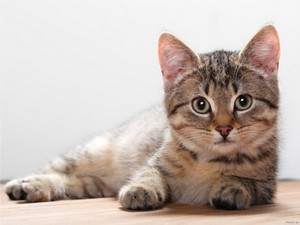
//> input picture pic/cat.jpg, 300 x 225 px
$ ./detect_hor_ver   (built with g++ and OpenCV 4)
//> lines starting //> are read from the running program, lines starting //| are printed output that depends on the picture; after the words box and inside, x2 and y2 are one past the last pixel; in counts of white or black regions, pixels touching at a corner belong together
#include <iostream>
#include <opencv2/opencv.hpp>
#include <opencv2\imgproc\types_c.h>
using namespace std;
using namespace cv;

int main(int argc, char const *argv[])
{
    /* code */
     Mat image;
     const char* filename = argc >=2 ? argv[1] : "./pic/cat.jpg";
    image=imread(filename);
//> image is the input picture: 225 rows x 300 cols, CV_8UC3; mean B, G, R 177.2, 184.4, 197.4
    imshow("Original image",image);

    Mat grayImage;
    if(image.channels()==3) cvtColor(image,grayImage,CV_BGR2GRAY);
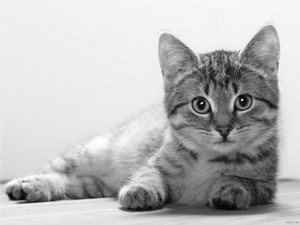
//> grayImage: 225 rows x 300 cols, CV_8UC1; min 1, max 255, mean 187.5
    else grayImage=image;
    imshow("grayImage",grayImage);

    Mat bw;

    //自适应阈值
    // 根据图像不同区域亮度分布，计算其局部阈值，所以对于图像不同区域，能够自适应计算不同的阈值，因此被称为自适应阈值法。(其实就是局部阈值法)
    // Apply adaptiveThreshold at the bitwise_not of gray, notice the ~ symbol
    adaptiveThreshold(~grayImage,bw,255,CV_ADAPTIVE_THRESH_MEAN_C,THRESH_BINARY,15,-2);
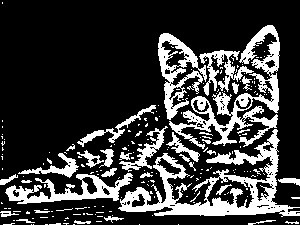
//> bw: 225 rows x 300 cols, CV_8UC1; 22.7% white; 205 white regions (171 under 20 px), largest, box (x1, y1, x2, y2) and area: (118, 129, 300, 217) 4544, (169, 25, 280, 149) 3380, (158, 33, 207, 120) 1539

    imshow("binary",bw);

     // Create the images that will use to extract the horizontal and vertical lines
    Mat horizontal = bw.clone();
    Mat vertical = bw.clone();

    // Specify size on horizontal axis
    int horizontalsize = horizontal.cols / 30;
//> horizontalsize = 10
     // Create structure element for extracting horizontal lines through morphology operations
    // 第一个参数：矩形——MORPH_RECT，交叉形——MORPH_CROSS，椭圆形——MORPH_ELLIPSE
    // 第二个参数：卷积核的尺寸
    // 第三个参数：锚点的位置，默认值Point(-1, -1)，表示锚点位于中心点
    Mat horizontalStructure = getStructuringElement(MORPH_RECT, Size(horizontalsize,1));
//> horizontalStructure = [1, 1, 1, 1, 1, 1, 1, 1, 1, 1]

    erode(horizontal,horizontal,horizontalStructure,Point(-1,-1));
    dilate(horizontal,horizontal,horizontalStructure,Point(-1,-1));
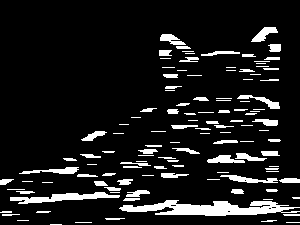
//> horizontal: 225 rows x 300 cols, CV_8UC1; 10.6% white; 120 white regions (49 under 20 px), largest, box (x1, y1, x2, y2) and area: (119, 200, 300, 216) 1642, (10, 192, 120, 204) 596, (220, 175, 278, 183) 228

    // Show extracted horizontal lines
    imshow("horizontal", horizontal);

    // Specify size on vertical axis
    int verticalsize = vertical.rows / 30;
//> verticalsize = 7
    // Create structure element for extracting vertical lines through morphology operations
    Mat verticalStructure = getStructuringElement(MORPH_RECT, Size( 1,verticalsize));
//> verticalStructure = [1, 1, 1, 1, 1, 1, 1]
    // Apply morphology operations
    erode(vertical, vertical, verticalStructure, Point(-1, -1));
    dilate(vertical, vertical, verticalStructure, Point(-1, -1));
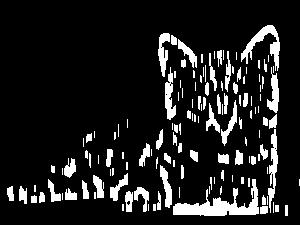
//> vertical: 225 rows x 300 cols, CV_8UC1; 12.4% white; 136 white regions (68 under 20 px), largest, box (x1, y1, x2, y2) and area: (173, 179, 259, 216) 1197, (241, 25, 280, 71) 568, (268, 129, 278, 213) 393
    // Show extracted vertical lines
    imshow("vertical", vertical);

    // Inverse vertical image
    bitwise_not(vertical, vertical);
    imshow("vertical_bit", vertical);

    // Extract edges and smooth image according to the logic
    // 1. extract edges
    // 2. dilate(edges)
    // 3. src.copyTo(smooth)
    // 4. blur smooth img
    // 5. smooth.copyTo(src, edges)

    //step1:
    Mat edges;
    // 当block很小时，如block_size=3 or 5 or 7时，“自适应”的程度很高，即容易出现block里面的像素值都差不多，
    // 这样便无法二值化，而只能在边缘等梯度大的地方实现二值化，结果显得它是边缘提取函数
    adaptiveThreshold(vertical,edges,255,CV_ADAPTIVE_THRESH_MEAN_C,THRESH_BINARY,3,-2);
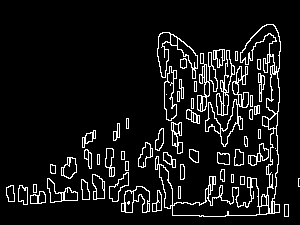
//> edges: 225 rows x 300 cols, CV_8UC1; 8.6% white in thin lines or dots, all inside (x1, y1, x2, y2) = (6, 24, 300, 217)
    imshow("edges",edges);

    //step2:
    Mat kernal=Mat::ones(2,2,CV_8UC1);
    dilate(edges,edges,kernal);
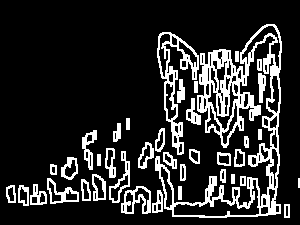
//> edges: 225 rows x 300 cols, CV_8UC1; 16.7% white; 39 white regions, largest, box (x1, y1, x2, y2) and area: (155, 24, 282, 218) 5566, (157, 32, 199, 155) 1239, (121, 186, 151, 214) 382
    imshow("dilate",edges);

    // Step 3
    //将vertical平滑处理一下，再和边缘叠加
    Mat smooth;
    vertical.copyTo(smooth);
    // Step 4
    blur(smooth, smooth, Size(2, 2));
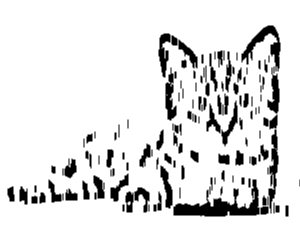
//> smooth: 225 rows x 300 cols, CV_8UC1; min 0, max 255, mean 223.5

    imshow("smooth1", smooth);
    // Step 5
    // mask和image重叠传递给imageRoi
    smooth.copyTo(vertical, edges);
    // Show final result
    imshow("smooth2", vertical);
    waitKey(0);
    return 0;
}
